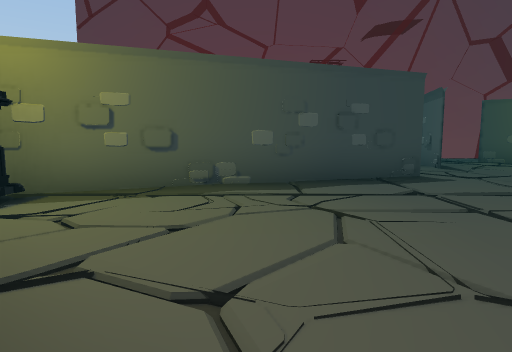
View 1 (above)

22 first-person views from a walk through a scene from a Unity 3-D project. The camera is 1.3 m above the floor, tilts 6° down and sees 75° across. The floor is counted in squares, 2 m on a side. Each view is taken from the middle of a square. On the plan, view 1 faces up. The plan holds only what a view shows up to about 10 squares ahead; the rest is blank. The place goes on beyond the plan. The player character is not drawn. Door leaves are left out, so doorways stand open.

View 2
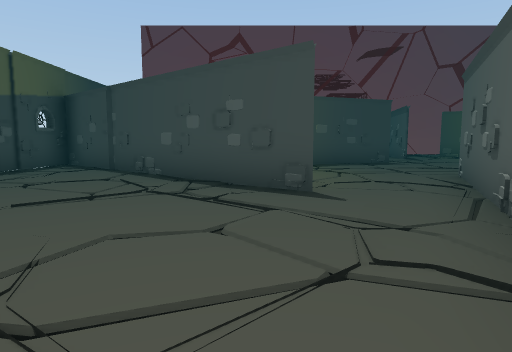

View 3
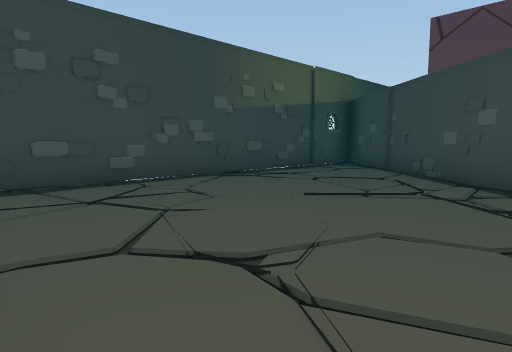

View 4
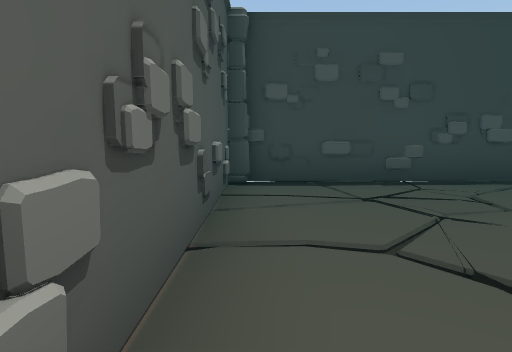

View 5
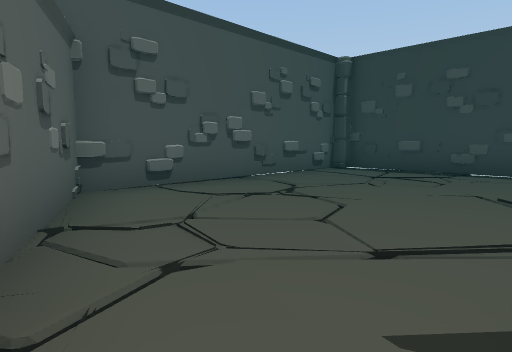

View 6
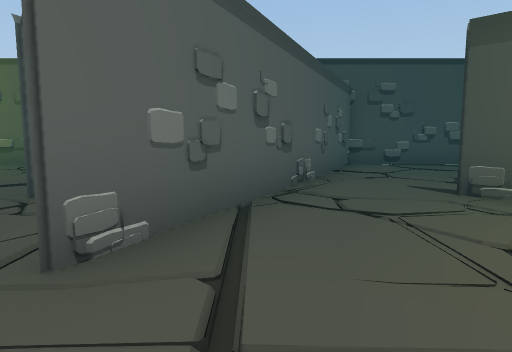

View 7
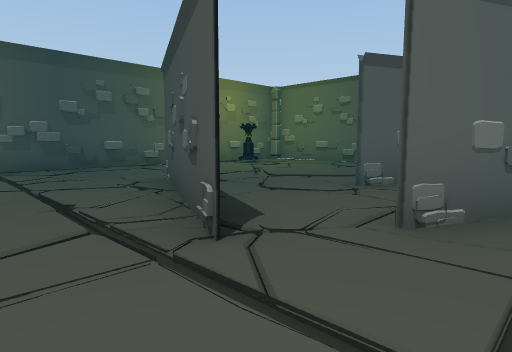

View 8
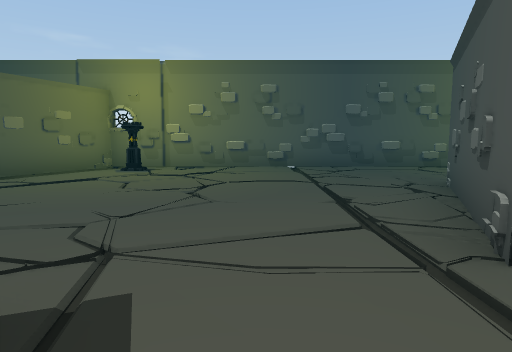

View 9
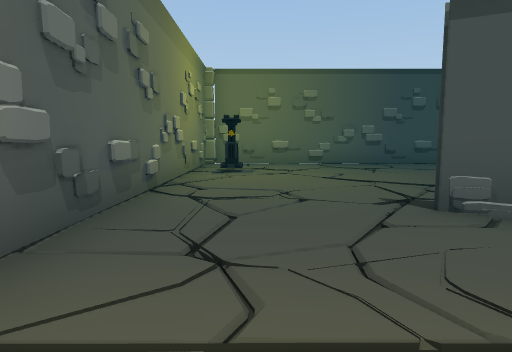

View 10
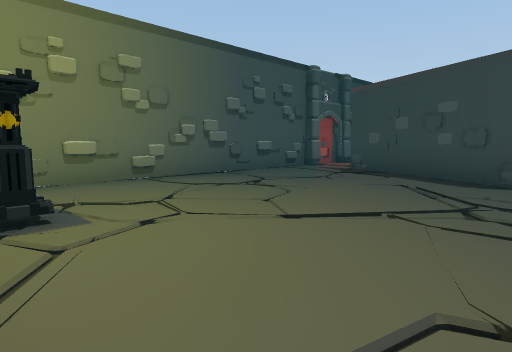

View 11
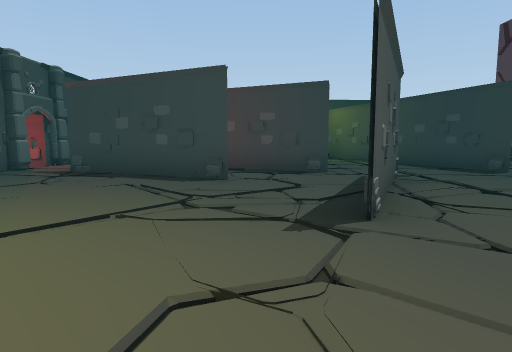

View 12
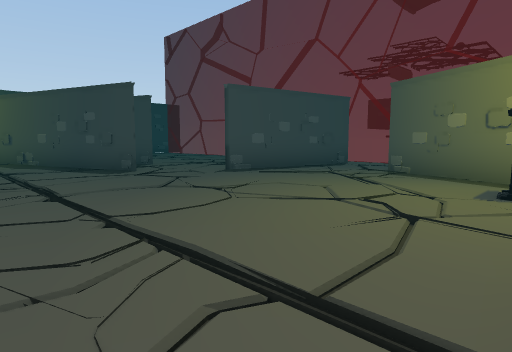

View 13
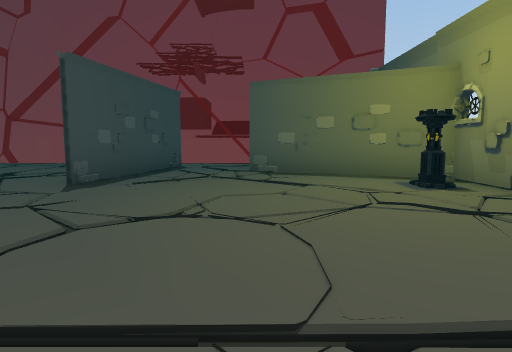

View 14
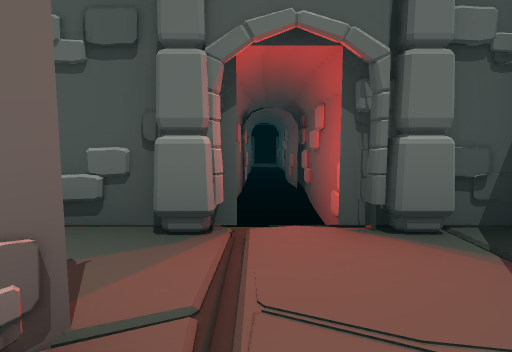

View 15
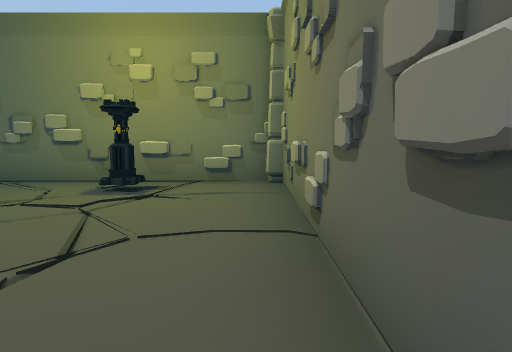

View 16
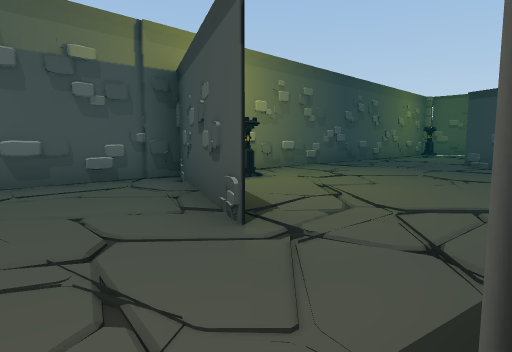

View 17
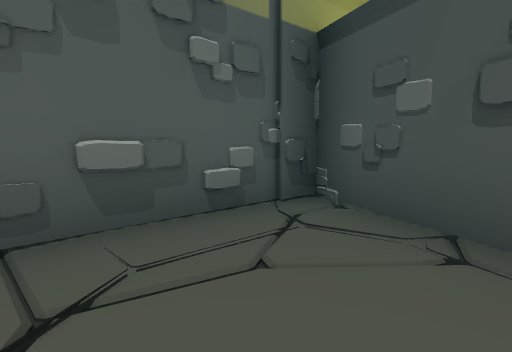

View 18
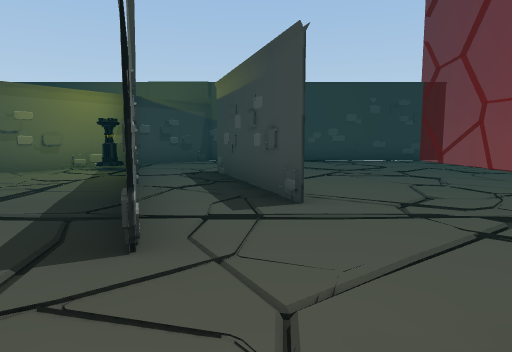

View 19
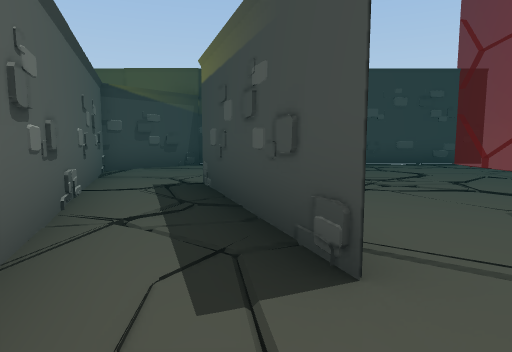

View 20
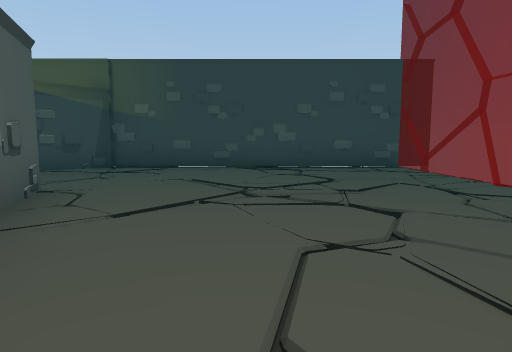

View 21
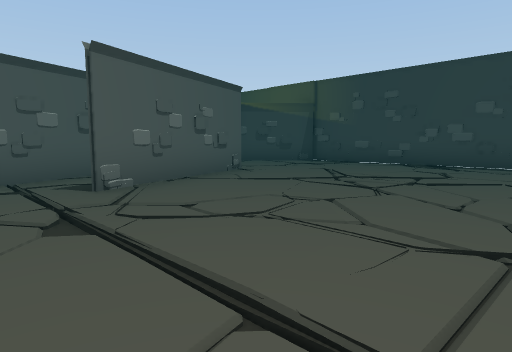

View 22
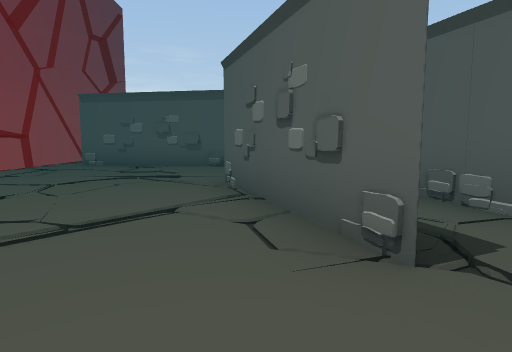

### Floor plan
Ten units are one square. View 1 is at (0, 0); x grows to the right and y downward. Boxes are objects, and circles mark ways between rooms. Rooms are numbered by the first view taken in them; rooms with no view inside come last. Other rooms are left out.
<svg viewBox="-70 -139 180 260">
<path fill="none" stroke="#000" d="M-22 43 -15 44M-26 45 -17 44M-2 -2 -63 -54M-64 -50 -64 44 -3 44 18 -1M25 -18 30 -25M26 -15 28 -23M-6 -6 -2 -2M18 -1 30 -26M23 -60 -25 -43M-31 -27 -19 -17M36 -37 74 -19M44 -5 26 32M30 -26 20 -3M40 2 44 -6M104 -86 68 -103M47 -96 43 -77M3 -53 32 -63 23 -60M62 44 71 43M104 43 104 -89M21 44 101 44M11 43 12 55M12 81 13 91M1 44 13 44 11 99M22 91 23 73M21 116 21 102M68 -103 104 -86M51 -118 47 -96M104 -89 104 -117M-23 -62 15 -75M16 -75 -23 -61M-63 -55 -31 -27M-43 -37 3 -53M-64 -134 -64 -50M43 -77 51 -118"/>
<rect x="-65" y="35" width="10" height="10" fill="#bbb"><title>pillar</title></rect>
<rect x="25" y="35" width="10" height="10" fill="#bbb"><title>pillar</title></rect>
<rect x="95" y="35" width="10" height="10" fill="#bbb"><title>pillar</title></rect>
<rect x="95" y="15" width="10" height="10" fill="#bbb"><title>other object</title></rect>
<rect x="95" y="-85" width="10" height="10" fill="#bbb"><title>other object</title></rect>
<rect x="5" y="35" width="10" height="10" fill="#bbb"><title>pillar</title></rect>
<rect x="95" y="-125" width="10" height="10" fill="#bbb"><title>other object</title></rect>
<rect x="-35" y="-45" width="10" height="10" fill="#bbb"><title>other object</title></rect>
<circle cx="5" cy="-10" r="3" fill="#2a7"/>
<circle cx="30" cy="-45" r="3" fill="#2a7"/>
<circle cx="30" cy="40" r="3" fill="#2a7"/>
<circle cx="60" cy="-100" r="3" fill="#2a7"/>
<circle cx="30" cy="-80" r="3" fill="#2a7"/>
<circle cx="50" cy="-120" r="3" fill="#2a7"/>
<text x="-40" y="10">1</text>
<text x="10" y="-30">2</text>
<text x="70" y="-30">3</text>
<text x="20" y="60">4</text>
<text x="80" y="-110">5</text>
<text x="-20" y="-90">6</text>
</svg>
Room 1 opens to room 2. Room 2 opens to room 3. Room 3 opens to room 4. Room 3 opens to room 5. Room 3 opens to room 6. Room 5 opens to room 6.

Where each view was taken, in squares from view 1:
view 1: 0 up, 0 right, facing up
view 2: 4 down, 1 left, facing up
view 3: 4 down, 1 left, facing up-left
view 4: 4 down, 1 left, facing left
view 5: 0 up, 1 right, facing down-left
view 6: 4 up, 2 right, facing down
view 7: 5 up, 2 right, facing down-right
view 8: 5 up, 2 right, facing right
view 9: 5 up, 9 right, facing down
view 10: 1 up, 10 right, facing down-left
view 11: 1 up, 10 right, facing left
view 12: 3 up, 10 right, facing up-left
view 13: 3 up, 7 right, facing up
view 14: 2 down, 2 right, facing down
view 15: 4 down, 5 right, facing right
view 16: 12 up, 5 right, facing down-right
view 17: 12 up, 8 right, facing down-right
view 18: 7 up, 5 right, facing left
view 19: 7 up, 3 right, facing left
view 20: 9 up, 2 right, facing left
view 21: 12 up, 3 right, facing down-left
view 22: 7 up, 4 left, facing right
